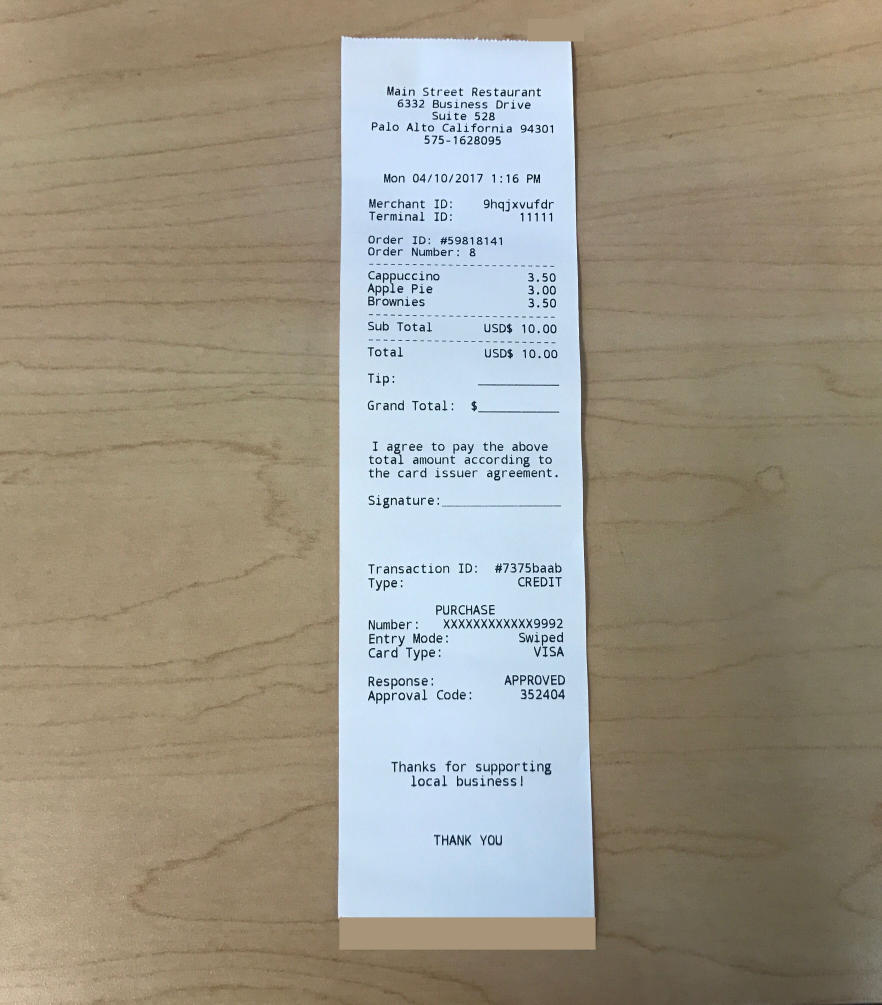
#> input picture receipt.jpg, 2645 x 3013 px (shown at 1/3 size)
$ python 'OpenCV-文檔掃描OCR.py'
#> lines starting #> are read from the running program, lines starting #| are printed output that depends on the picture; after the words box and inside, x2 and y2 are one past the last pixel; in counts of white or black regions, pixels touching at a corner belong together
import numpy as np
import cv2
'''
第一步:邊緣檢測
第二步:獲取輪廓
第三步:變換操作

'''
def resize(img,width=None,height=None,inter=cv2.INTER_AREA):
    dim = None
    (h,w) = img.shape[0:2]

    if width is None and height is None:
        return img

    if width is None:
        r = height/float(h)
        dim = (int(w*r), height)
    else:
        r = width/float(w)
        dim = (width, int(h*r))

    resize = cv2.resize(img, dim ,interpolation=inter)
    return resize

def order_points(pts):
    rect = np.zeros((4,2), dtype="float32")

    s = pts.sum(axis=1)
    rect[0] = pts[np.argmin(s)]
    rect[2] = pts[np.argmax(s)]

    diff = np.diff(pts, axis=1)
    rect[1] = pts[np.argmin(diff)]
    rect[3] = pts[np.argmax(diff)]

    return rect

def four_points_transform(img, pts):
    rect = order_points(pts)
    (tl,tr,br,bl) = rect

    widthA = np.sqrt(((br[0]-bl[0])**2) + ((br[1]-bl[1])**2))
    widthB = np.sqrt(((tr[0]-tl[0])**2) + ((tr[1]-tl[1])**2))
    maxWidth = max(int(widthA),int(widthB))

    heightA = np.sqrt(((tl[0]-bl[0])**2) + ((tl[1]-bl[1])**2))
    heightB = np.sqrt(((tr[0]-br[0])**2) + ((tr[1]-br[1])**2))
    maxHeight = max(int(heightA),int(heightB))

    dst = np.array([
        [0,0],
        [maxWidth-1,0],
        [maxWidth-1,maxHeight-1],
        [0,maxHeight-1]],
        dtype="float32"
    )

    M = cv2.getPerspectiveTransform(rect, dst) # 傳入參數:1.輸入角點座標 2.輸出角點座標
    warped = cv2.warpPerspective(img, M, (maxWidth,maxHeight))

    return warped


img = cv2.imread("receipt.jpg")      # 讀取圖片
#> img is the input picture: shape (3013, 2645, 3); mean B, G, R 137.4, 151.5, 157.2
ratio = img.shape[0]/500        # 設置原圖比例
#> ratio = 6.03
orig = img.copy()               # 複製原圖

img = resize(orig, height=500)

# 基礎操作
gray = cv2.cvtColor(img, cv2.COLOR_BGR2GRAY)
gray = cv2.GaussianBlur(gray, (5,5), 0)
edge = cv2.Canny(gray, 75,200)
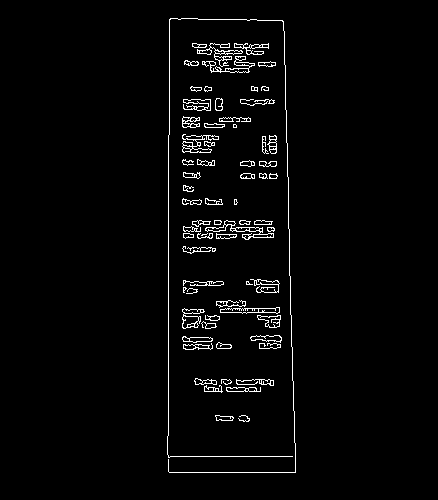
#> edge: shape (500, 438); 2.6% white in thin lines or dots, all inside (x1, y1, x2, y2) = (167, 18, 296, 473)

xx = np.ones((3,3))
edge = cv2.dilate(edge, kernel=xx)
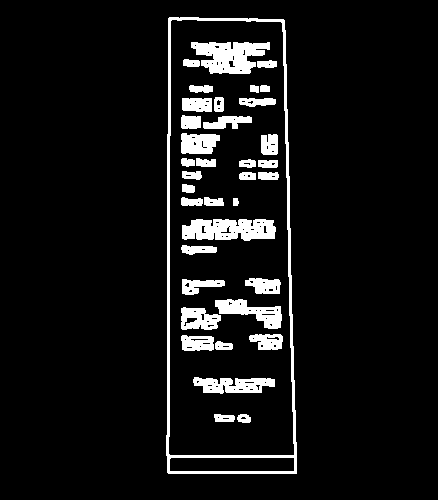
#> edge: shape (500, 438); 7.5% white; 37 white regions

# 檢測輪廓
cnts = cv2.findContours(edge.copy(), cv2.RETR_LIST, cv2.CHAIN_APPROX_SIMPLE)[0]
#> cnts = 155 contours, 106 with area under 20; largest, box (x1, y1, x2, y2) and area: (166, 17, 297, 474) 55907, (168, 19, 295, 456) 51568, (169, 457, 295, 472) 1746, (182, 219, 276, 241) 1594, (191, 42, 270, 74) 1594
cnts = sorted(cnts, key=lambda a : cv2.contourArea(a), reverse=True)[:5] # 針對輪廓排序
#> cnts = 5 contours; box (x1, y1, x2, y2) and area: (166, 17, 297, 474) 55907, (168, 19, 295, 456) 51568, (169, 457, 295, 472) 1746, (182, 219, 276, 241) 1594, (191, 42, 270, 74) 1594
cv2.drawContours(gray, cnts, -1, (0,255,0), 3) # -1代表輪廓全畫
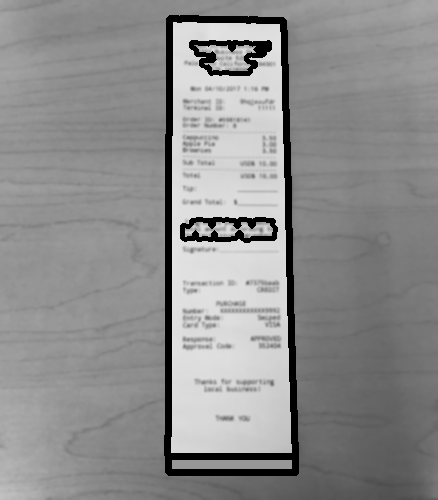
#> gray: shape (500, 438); min 0, max 228, mean 142.4

# 遍歷輪廓 找出最外的輪廓
for c in cnts:
    peri = cv2.arcLength(c, True)                 # 計算輪廓周長
    approx = cv2.approxPolyDP(c, 0.02*peri, True) # 輸出頂點
    if len(approx) == 4:    # 只選擇矩形輪廓
        screenCnt = approx
        break
#> this loop made 1 pass
#> (peri, screenCnt) on pass 1: (1161.9, [[169, 17], [167, 472], [296, 473], [284, 20]])
# print(approx)

# 透視變換
warped = four_points_transform(orig, screenCnt.reshape(4,2)*ratio)
#> in order_points, `s = pts.sum(axis=1)`: s = [1120.8, 3850.6, 4634, 1831.9]
#> in order_points, `diff = np.diff(pts, axis=1)`: diff = [-916, 1837.9, 1066.6, -1590.9]
#> in four_points_transform, `rect = order_points(pts)`: rect = [[1018.4, 102.4], [1711.4, 120.5], [1783.7, 2850.3], [1006.3, 2844.3]]
#> in four_points_transform, `(tl,tr,br,bl) = rect`: tl = [1018.4, 102.4]; tr = [1711.4, 120.5]; br = [1783.7, 2850.3]; bl = [1006.3, 2844.3]
#> in four_points_transform, `widthA = np.sqrt(((br[0]-bl[0])**2) + ((br[1]-bl[1])**2))`: widthA = 777.4
#> in four_points_transform, `widthB = np.sqrt(((tr[0]-tl[0])**2) + ((tr[1]-tl[1])**2))`: widthB = 693.2
#> in four_points_transform, `maxWidth = max(int(widthA),int(widthB))`: maxWidth = 777
#> in four_points_transform, `heightA = np.sqrt(((tl[0]-bl[0])**2) + ((tl[1]-bl[1])**2))`: heightA = 2741.9
#> in four_points_transform, `heightB = np.sqrt(((tr[0]-br[0])**2) + ((tr[1]-br[1])**2))`: heightB = 2730.7
#> in four_points_transform, `maxHeight = max(int(heightA),int(heightB))`: maxHeight = 2741
#> in four_points_transform, `dst = np.array([ [0,0], [maxWidth-1,0], [maxWidth-1,maxHeight-1], [0,m..`: dst = [[0, 0], [776, 0], [776, 2740], [0, 2740]]
#> in four_points_transform, `M = cv2.getPerspectiveTransform(rect, dst)`: M = [[1.11, 0.00488, -1131.6], [-0.0292, 1.12, -84.8], [-7.82e-06, 4.44e-05, 1]]
#> in four_points_transform, `warped = cv2.warpPerspective(img, M, (maxWidth,maxHeight))`:
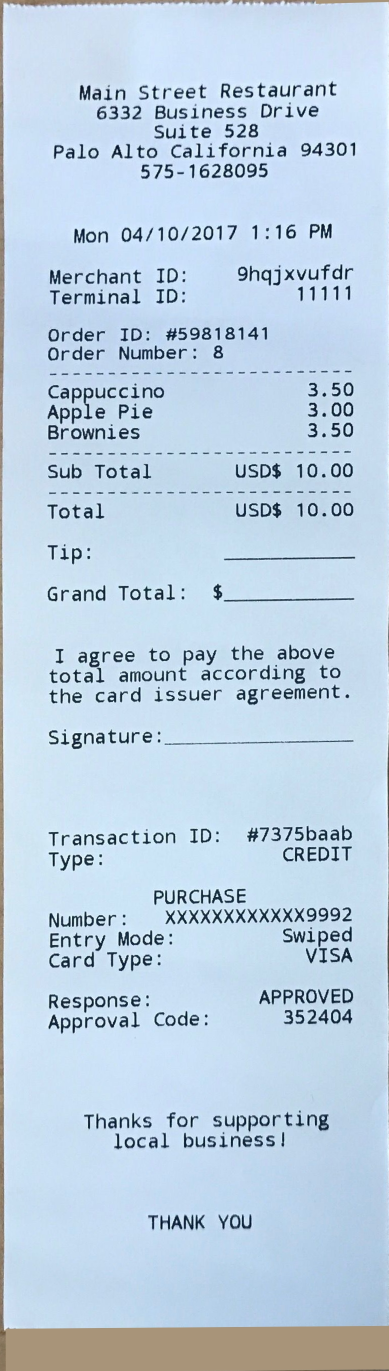
#> warped: shape (2741, 777, 3) (shown at 1/2 size); mean B, G, R 227.1, 209.1, 189
warped = cv2.cvtColor(warped, cv2.COLOR_BGR2GRAY)
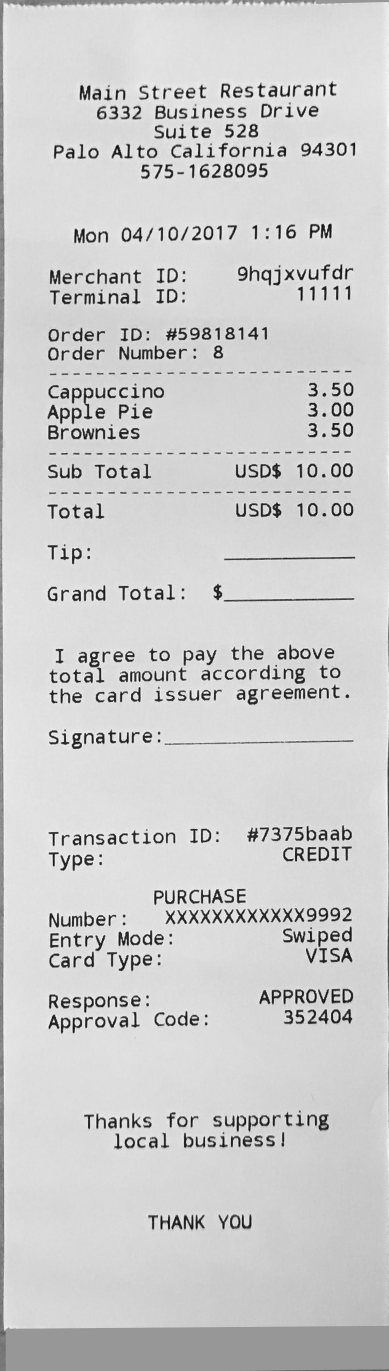
#> warped: shape (2741, 777) (shown at 1/2 size); min 7, max 251, mean 205.1
ref = cv2.threshold(warped, 100, 255, cv2.THRESH_BINARY)[1]
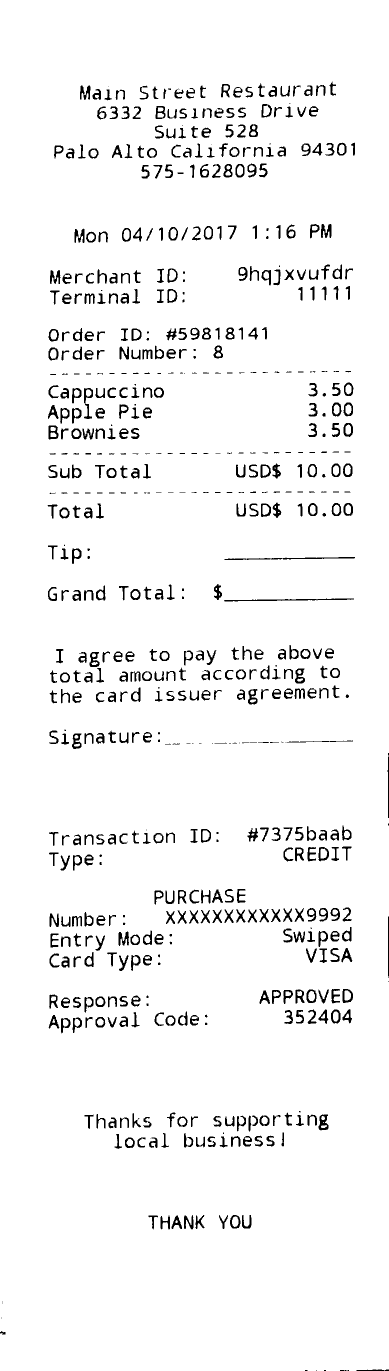
#> ref: shape (2741, 777) (shown at 1/2 size); 95.6% white; 656 black regions (105 under 20 px), largest, box (x1, y1, x2, y2) and area: (448, 1197, 708, 1203) 662, (449, 1114, 710, 1120) 653, (168, 776, 186, 838) 408
cv2.imwrite("scanded.jpg",ref)
# [4 lines of commented-out code are left out]

cv2.imshow("xx",resize(ref, height=650))
#> call 2 of resize, with height = 650, inter = 3
#> in resize (call 2), `resize = cv2.resize(img, dim ,interpolation=inter)`:
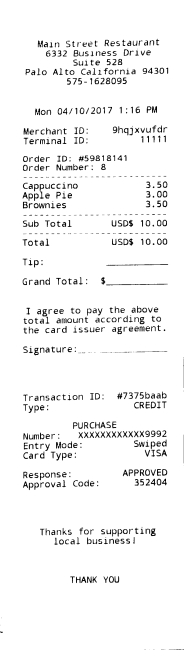
#> resize: shape (650, 184); min 0, max 255, mean 243.8
cv2.imshow("oo",resize(img, height=650))
# cv2.imshow("ox",cv2.resize(edge,(0,0),fx=0.3,fy=0.3))
cv2.waitKey(0)
cv2.destroyAllWindows()
